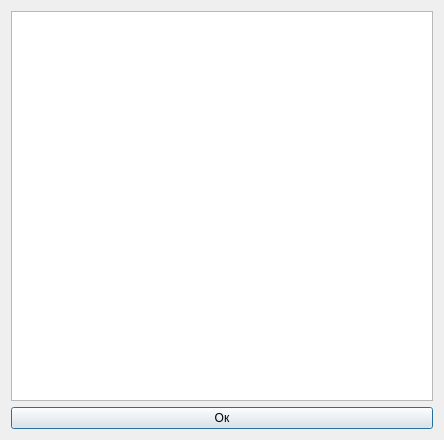
<?xml version="1.0" encoding="UTF-8"?>
<ui version="4.0">
 <class>Dialog</class>
 <widget class="QDialog" name="Dialog">
  <property name="geometry">
   <rect>
    <x>0</x>
    <y>0</y>
    <width>444</width>
    <height>440</height>
   </rect>
  </property>
  <property name="windowTitle">
   <string>Dialog</string>
  </property>
  <layout class="QVBoxLayout" name="verticalLayout">
   <item>
    <widget class="QTextEdit" name="sequenceText">
     <property name="readOnly">
      <bool>true</bool>
     </property>
    </widget>
   </item>
   <item>
    <widget class="QPushButton" name="quitButton">
     <property name="text">
      <string>Ок</string>
     </property>
    </widget>
   </item>
  </layout>
 </widget>
 <resources/>
 <connections/>
</ui>
